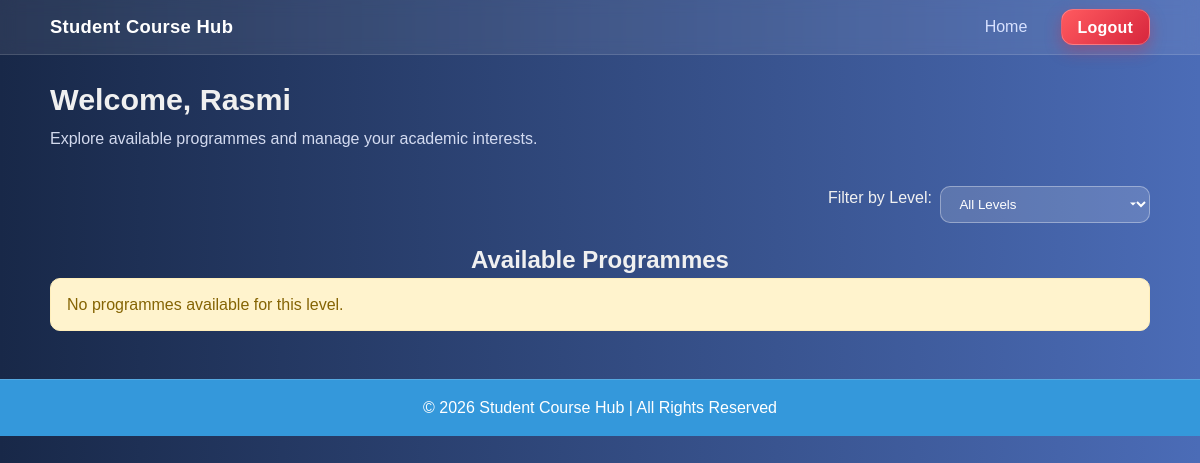
Before: /Finalassignment/user/dashboard.php (signed in) with the older database file.
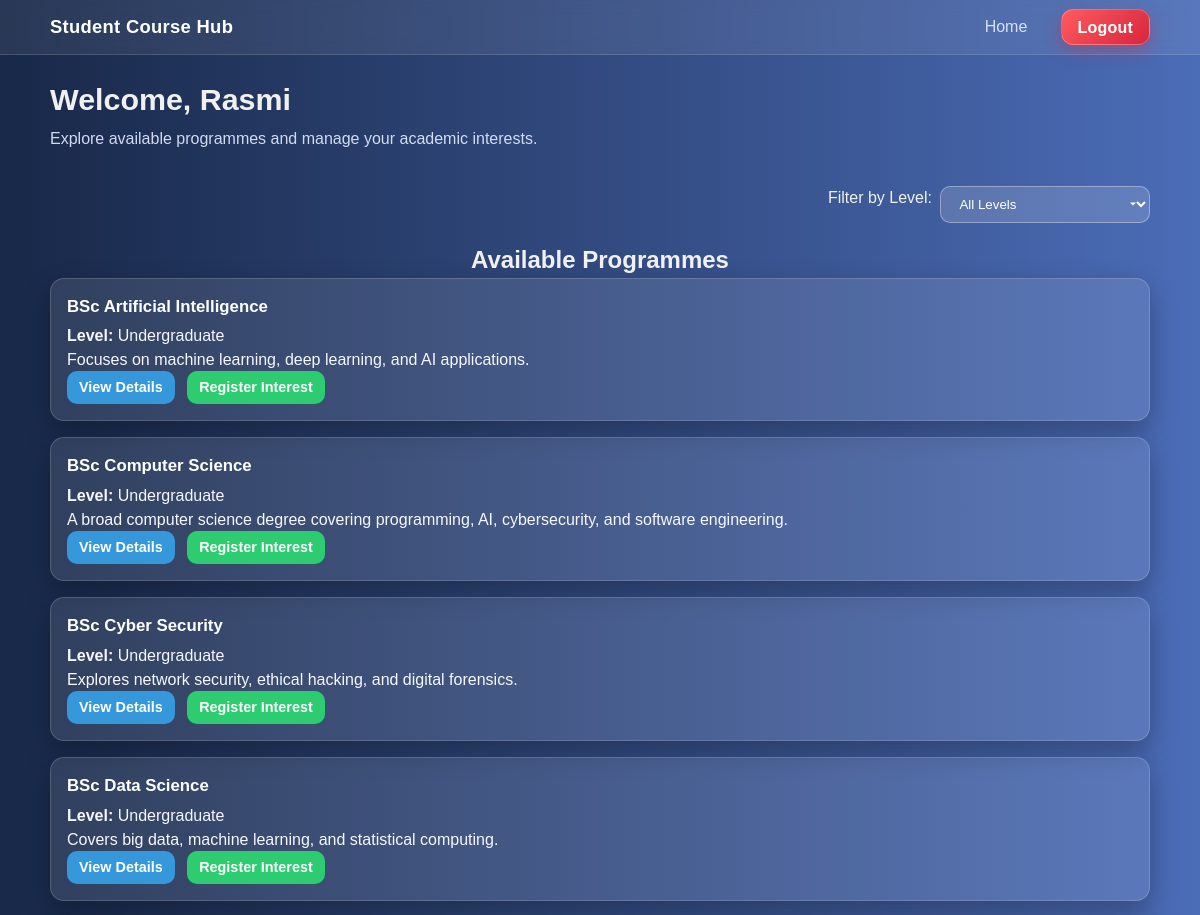
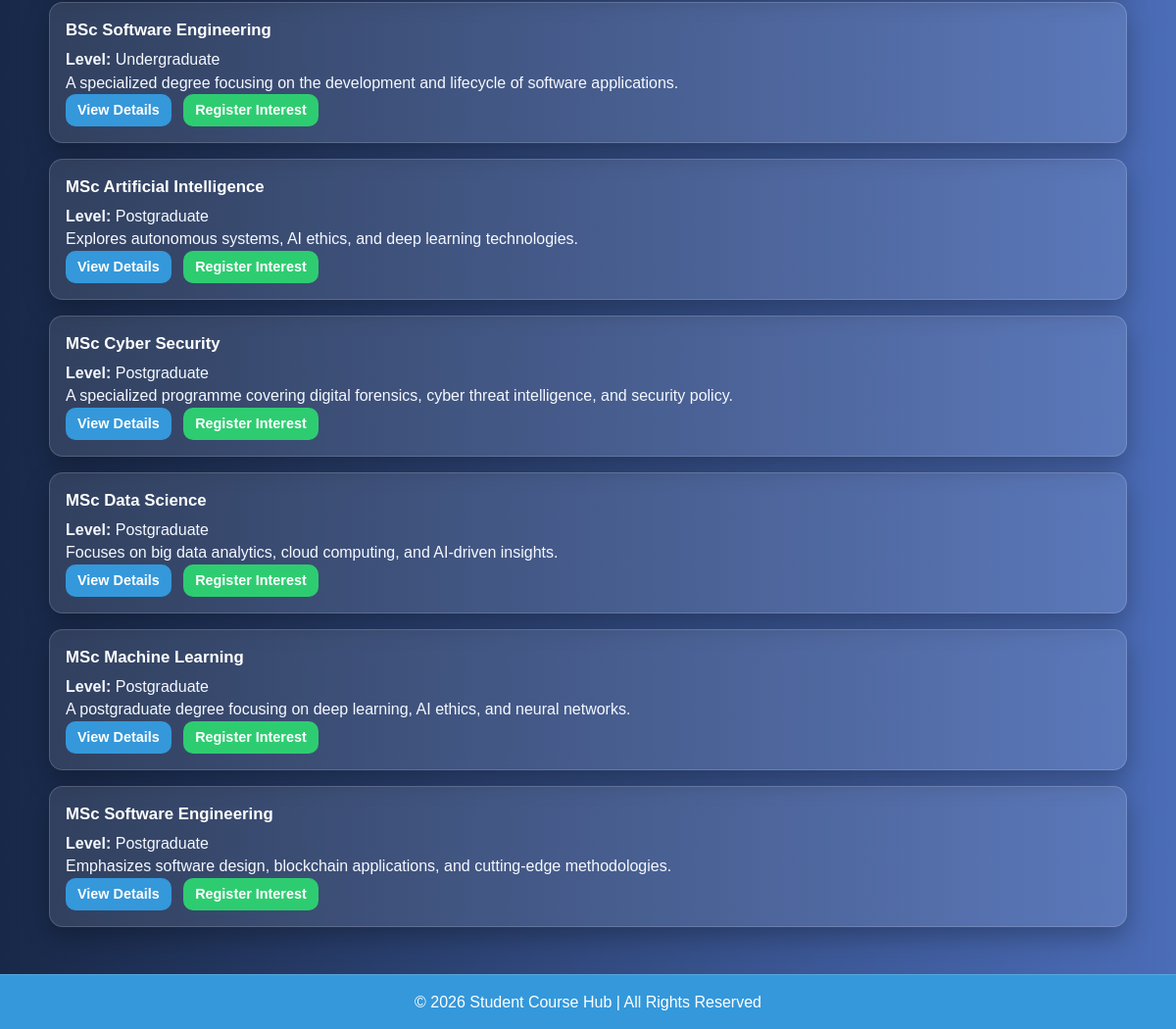
After: the same page with the newer database file (2 pictures, top to bottom).
### tables this page shows
CREATE TABLE Programmes (
    ProgrammeID INTEGER PRIMARY KEY AUTO_INCREMENT,
    ProgrammeName TEXT NOT NULL,
    LevelID INTEGER,
    ProgrammeLeaderID INTEGER,
    Description TEXT,
    Image TEXT,
    FOREIGN KEY (LevelID) REFERENCES Levels(LevelID),
    FOREIGN KEY (ProgrammeLeaderID) REFERENCES Staff(StaffID)
);

CREATE TABLE Levels (
    LevelID INTEGER PRIMARY KEY,
    LevelName TEXT NOT NULL
);

### Finalassignment/user/dashboard.php (the view, shortened to what this page needs)
<?php
$user = $_SESSION['user'];
$csrf = $_SESSION['csrf'];
$selectedLevel = isset($_GET['level']) ? (int)$_GET['level'] : 0;
$interestStmt = $pdo->prepare("SELECT ProgrammeID FROM interestedstudents WHERE Email = ?");
$interestStmt->execute([$user['email']]);
$userInterests = $interestStmt->fetchAll(PDO::FETCH_COLUMN);
try {
    if ($selectedLevel > 0) {
        $stmt = $pdo->prepare("
            SELECT p.*, l.LevelName
            FROM programmes p
            JOIN levels l ON p.LevelID = l.LevelID
            WHERE p.LevelID = ?
            ORDER BY p.ProgrammeName
        ");
        $stmt->execute([$selectedLevel]);
    } else {
        $stmt = $pdo->query("
            SELECT p.*, l.LevelName
            FROM programmes p
            JOIN levels l ON p.LevelID = l.LevelID
            ORDER BY p.ProgrammeName
        ");
    }
    $programmes = $stmt->fetchAll(PDO::FETCH_ASSOC);
} catch (PDOException $e) {
    die("Database error: " . htmlspecialchars($e->getMessage()));
}
?>
<!DOCTYPE html>
<html lang="en">
<head>
  <link rel="stylesheet" href="user_dashboard.css">
</head>
<body class="bg-light">
<header class="main-header">
  <div class="header-container">
    <div class="header-left">
      <a href="dashboard.php" class="site-title">Student Course Hub</a>
    </div>
    <div class="header-right">
      <a href="../public/index.php" class="nav-link">Home</a>
      <a href="login.php" class="nav-link btn-logout">Logout</a>
    </div>
  </div>
</header>
<div class="container">
  <div class="dashboard-header">
    <h2>Welcome, <?= htmlspecialchars($user['name']); ?> </h2>
    <p>Explore available programmes and manage your academic interests.</p>
  </div>
</div>
<div class="container my-4">
  <form method="GET" class="d-flex justify-content-end">
    <label for="level" class="me-2">Filter by Level:</label>
    <select name="level" id="level" onchange="this.form.submit()" class="form-select w-auto">
      <option value="0">All Levels</option>
    </select>
  </form>
</div>
<div class="container">
  <h2 class="mb-4 text-center">Available Programmes</h2>
  <?php if (!empty($programmes)): ?>
    <div class="row g-4">
      <?php foreach ($programmes as $p): ?>
        <div class="col-md-4">
          <div class="card shadow-sm h-100">
            <div class="card-body">
              <h5 class="card-title"><?= htmlspecialchars($p['ProgrammeName']); ?></h5>
              <p><strong>Level:</strong> <?= htmlspecialchars($p['LevelName']); ?></p>
              <p>
                <?php
                  $desc = (string)($p['Description'] ?? '');
                  echo nl2br(htmlspecialchars(mb_substr($desc, 0, 180)));
                ?>
              </p>
<a href="view_details.php?id=<?= (int)$p['ProgrammeID']; ?>" class="btn btn-sm btn-primary">
  View Details
</a>
              <?php if (in_array($p['ProgrammeID'], $userInterests, true)): ?>
                <a href="?action=remove&programme_id=<?= (int)$p['ProgrammeID']; ?>&csrf=<?= urlencode($csrf) ?>"
                   class="btn btn-sm btn-danger ms-2">
                  Remove Interest
                </a>
              <?php else: ?>
                <a href="?action=add&programme_id=<?= (int)$p['ProgrammeID']; ?>&csrf=<?= urlencode($csrf) ?>"
                   class="btn btn-sm btn-success ms-2">
                  Register Interest
                </a>
              <?php endif; ?>
            </div>
          </div>
        </div>
      <?php endforeach; ?>
    </div>
  <?php else: ?>
    <div class="alert alert-warning">No programmes available for this level.</div>
  <?php endif; ?>
</div>
<footer class="text-center mt-5 p-3 bg-primary text-white">
  &copy; <?= date('Y'); ?> Student Course Hub | All Rights Reserved
</footer>
</body>
</html>

Changed rows visible on the page:
added programmes: ProgrammeName "BSc Artificial Intelligence", LevelID.LevelName "Undergraduate", Description "Focuses on machine learning, deep learning, and AI applications."
added programmes: ProgrammeName "BSc Computer Science", LevelID.LevelName "Undergraduate", Description "A broad computer science degree covering programming, AI, cybersecurity, and software engineering."
added programmes: ProgrammeName "BSc Cyber Security", LevelID.LevelName "Undergraduate", Description "Explores network security, ethical hacking, and digital forensics."
added programmes: ProgrammeName "BSc Data Science", LevelID.LevelName "Undergraduate", Description "Covers big data, machine learning, and statistical computing."
added programmes: ProgrammeName "BSc Software Engineering", LevelID.LevelName "Undergraduate", Description "A specialized degree focusing on the development and lifecycle of software applications."
added programmes: ProgrammeName "MSc Artificial Intelligence", LevelID.LevelName "Postgraduate", Description "Explores autonomous systems, AI ethics, and deep learning technologies."
added programmes: ProgrammeName "MSc Cyber Security", LevelID.LevelName "Postgraduate", Description "A specialized programme covering digital forensics, cyber threat intelligence, and security policy."
added programmes: ProgrammeName "MSc Data Science", LevelID.LevelName "Postgraduate", Description "Focuses on big data analytics, cloud computing, and AI-driven insights."
added programmes: ProgrammeName "MSc Machine Learning", LevelID.LevelName "Postgraduate", Description "A postgraduate degree focusing on deep learning, AI ethics, and neural networks."
added programmes: ProgrammeName "MSc Software Engineering", LevelID.LevelName "Postgraduate", Description "Emphasizes software design, blockchain applications, and cutting-edge methodologies."
Other visible differences:
text no longer shown: "No programmes available for this level."
